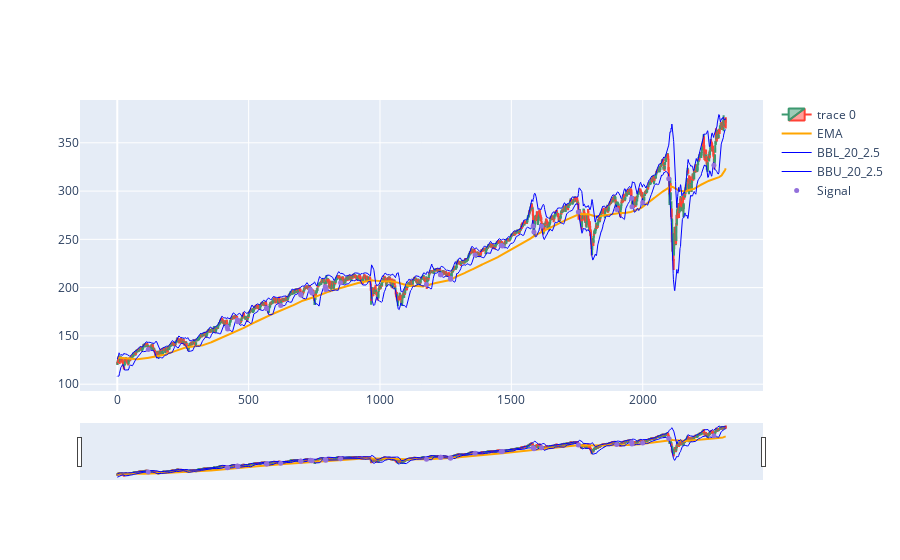

Notebook code cell kept with this figure:
### Code cell
import plotly.graph_objects as go
from plotly.subplots import make_subplots
from datetime import datetime

dfpl = Asset
fig = go.Figure(data=[go.Candlestick(x=dfpl.index,
                open=dfpl['Open'],
                high=dfpl['High'],
                low=dfpl['Low'],
                close=dfpl['Close']),
                go.Scatter(x=dfpl.index, y=dfpl.EMA, line=dict(color='orange', width=2), name="EMA"),
                go.Scatter(x=dfpl.index, y=dfpl['BBL_20_2.5'], line=dict(color='blue', width=1), name="BBL_20_2.5"),
                go.Scatter(x=dfpl.index, y=dfpl['BBU_20_2.5'], line=dict(color='blue', width=1), name="BBU_20_2.5")])

fig.add_scatter(x=dfpl.index, y=dfpl['pointposbreak'], mode="markers",
                marker=dict(size=5, color="MediumPurple"),
                name="Signal")
fig.show()

### Figure 1 — Plotly figure (JSON) as saved in the notebook; plotly's stock layout.template omitted (floating-point values rounded to 4 significant figures; data arrays with more than 128 entries replaced by an {"elided": "..."} marker saying what was removed)
{"data": [{"close": {"elided": "2317 float values"}, "high": {"elided": "2317 float values"}, "low": {"elided": "2317 float values"}, "open": {"elided": "2317 float values"}, "type": "candlestick", "x": {"elided": "2317 int values"}}, {"line": {"color": "orange", "width": 2}, "name": "EMA", "type": "scatter", "x": {"elided": "2317 int values"}, "y": {"elided": "2317 float values"}}, {"line": {"color": "blue", "width": 1}, "name": "BBL_20_2.5", "type": "scatter", "x": {"elided": "2317 int values"}, "y": {"elided": "2317 float values"}}, {"line": {"color": "blue", "width": 1}, "name": "BBU_20_2.5", "type": "scatter", "x": {"elided": "2317 int values"}, "y": {"elided": "2317 float values"}}, {"marker": {"color": "MediumPurple", "size": 5}, "mode": "markers", "name": "Signal", "type": "scatter", "x": {"elided": "2317 int values"}, "y": {"elided": "2317 float values"}}], "layout": {}}
